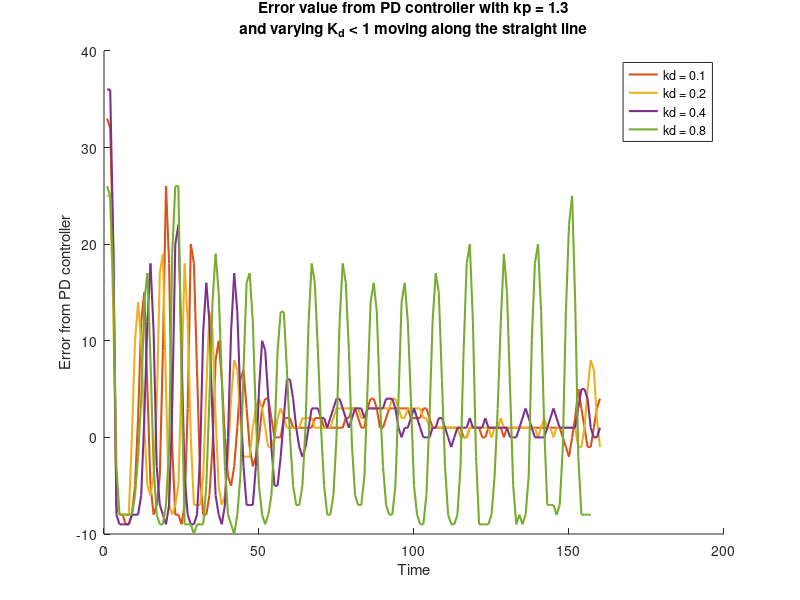
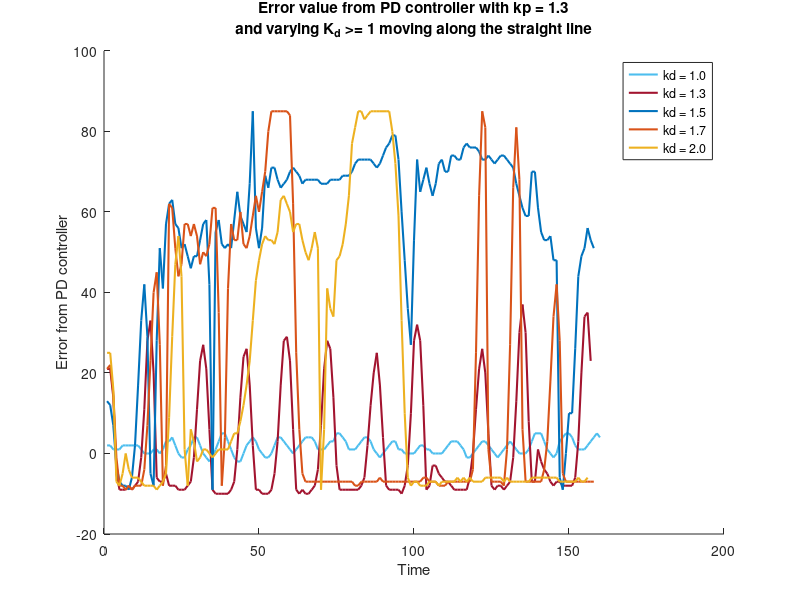

These charts were generated, in order, by the following MATLAB code:
data = {
[14 14 12 5 -1 -6 -7 -7 -5 3 14 12 2 -5 -6 -5 1 17 23 9 -7 -8 -8 -7 4 23 20 3 -7 -8 -7 -3 10 22 13 -1 -7 -9 -7 -1 10 14 7 0 -5 -6 -4 0 6 6 3 0 -2 -2 1 3 4 3 1 0 0 1 2 2 2 2 1 1 1 1 2 1 1 1 1 1 1 2 2 1 1 1 1 1 1 1 2 3 3 3 2 2 1 2 2 3 3 3 3 3 3 3 3 3 3 3 3 3 2 3 3 2 1 1 2 3 2 1 0 0 1 1 2 1 1 0 0 0 1 2 2 1 1 0 1 1 2 2 1 1 0 1 1 2 1 0 1 1 2 1 1 0 -2 -1 3 5 5 1 -2 -2 ]
[33 32 19 -7 -8 -8 -9 -9 -8 -5 2 12 15 5 -5 -8 -7 -4 9 26 18 -1 -8 -8 -9 -7 3 20 18 7 -4 -8 -8 -6 -1 8 10 6 0 -4 -5 -3 1 6 7 3 -1 -3 -2 0 3 4 4 2 0 0 0 2 2 2 1 1 1 1 1 1 1 2 2 2 1 1 1 1 1 1 1 2 2 3 3 2 1 1 3 4 4 3 1 1 2 3 3 3 3 3 3 3 2 2 2 2 3 3 2 1 1 1 1 1 1 1 1 1 1 0 0 1 1 1 1 0 0 1 1 1 1 1 0 1 1 1 1 1 1 1 1 1 1 1 1 1 1 1 1 1 1 0 -1 -2 0 2 5 3 1 -1 -1 1 3 4 ]
[25 25 13 -6 -8 -8 -8 -8 0 10 14 10 1 -5 -6 -4 3 17 19 5 -7 -8 -7 -5 6 18 12 0 -7 -7 -7 -4 5 13 11 2 -5 -7 -6 -2 4 8 7 2 -2 -2 -2 1 3 4 3 1 -1 -1 0 2 3 2 1 1 1 1 1 2 2 2 2 1 1 1 1 1 1 2 3 3 3 3 3 3 3 3 2 2 3 3 3 3 3 3 3 3 4 4 3 2 2 3 3 3 3 3 2 2 1 1 1 1 1 1 1 1 1 1 0 0 0 1 1 1 1 1 1 1 0 1 1 2 1 1 1 1 1 1 1 1 1 1 1 0 1 2 1 1 0 1 1 1 1 1 1 1 -1 -1 1 5 8 7 2 -1 ]
[36 36 20 -8 -9 -9 -9 -9 -8 -8 -8 -6 2 12 18 11 -3 -7 -8 -9 -7 3 20 22 9 -4 -8 -9 -9 -8 -2 11 16 12 2 -6 -8 -9 -7 0 11 17 13 4 -3 -7 -7 -7 -3 5 10 9 4 -1 -5 -5 -2 2 6 6 4 1 -1 -2 -1 1 3 3 3 2 2 1 2 3 4 4 3 2 1 2 3 3 3 2 3 3 3 3 3 3 4 4 4 3 1 0 1 1 2 3 2 1 0 0 0 1 1 2 2 1 0 -1 0 1 1 1 1 2 1 1 1 1 2 1 1 1 1 1 1 1 0 0 0 1 2 3 2 1 0 0 0 0 1 2 3 2 1 1 1 1 1 1 3 5 5 4 1 0 0 1 ]
[26 25 16 -3 -8 -8 -8 -8 -8 -6 -2 4 14 17 8 -3 -8 -9 -9 -7 -1 19 26 26 6 -9 -9 -9 -10 -9 -9 -9 -5 4 14 19 15 6 -3 -8 -9 -10 -8 -4 7 16 17 12 2 -5 -8 -9 -8 -6 0 9 13 13 7 0 -5 -7 -7 -5 1 12 18 16 9 1 -5 -8 -8 -6 0 12 18 16 9 -1 -6 -7 -7 -4 5 14 16 13 4 -3 -7 -8 -8 -5 4 14 16 12 4 -5 -8 -9 -9 -6 2 12 17 15 6 -3 -8 -9 -9 -8 -3 9 18 20 12 -2 -9 -9 -9 -9 -8 -4 3 12 19 15 5 -5 -9 -8 -9 -8 -4 10 18 20 13 1 -7 -7 -7 -8 -7 -1 13 22 25 14 -2 -8 -8 -8 -8 ]
[2 2 1 1 1 2 2 2 2 2 2 1 0 0 0 1 1 0 1 3 3 4 2 0 -1 -1 1 2 4 4 2 0 -1 -2 -1 1 3 5 5 3 1 -1 -2 -2 0 2 3 4 3 1 0 -1 -1 0 2 4 4 3 2 1 0 1 2 3 4 4 4 3 1 1 1 2 3 3 5 5 4 3 1 1 1 2 3 4 4 3 1 0 -1 0 1 2 3 3 1 1 0 0 0 0 1 2 2 1 1 0 0 0 0 1 2 3 3 3 2 1 -1 -1 0 1 2 3 3 2 1 0 -1 0 1 2 3 2 1 0 0 0 1 3 5 5 5 3 1 0 -1 0 3 4 5 5 4 2 1 1 1 2 3 4 5 4 ]
[21 21 14 -5 -9 -9 -9 -8 -9 -8 -7 -1 11 28 33 20 -6 -7 -7 -5 -8 -8 -8 -9 -9 -9 -8 -7 -1 11 23 27 21 6 -9 -10 -10 -10 -10 -10 -9 -7 1 14 24 26 17 2 -9 -9 -10 -10 -10 -9 -5 3 17 28 29 23 6 -9 -10 -9 -10 -10 -9 -8 -4 7 21 28 26 14 -3 -9 -9 -9 -9 -9 -9 -9 -8 -6 2 12 20 25 17 4 -8 -9 -9 -9 -9 -10 -8 -3 10 28 32 28 12 -9 -8 -3 -3 -5 -6 -7 -7 -8 -9 -9 -9 -9 -9 -6 0 11 21 26 20 5 -8 -9 -8 -8 -9 -8 -7 -1 13 30 37 30 8 -7 -7 1 -2 -4 -5 -7 -8 -7 -7 -8 -8 -8 -8 -6 3 20 34 35 23 ]
[13 12 7 -3 -7 -8 -8 -9 -6 2 17 33 42 29 -5 -8 28 51 41 57 62 63 57 56 51 52 49 46 49 49 53 57 58 42 -9 55 58 52 51 52 51 58 65 59 57 55 67 85 56 51 56 69 66 71 71 68 66 67 68 70 71 70 69 67 68 68 68 68 68 67 67 67 68 68 68 68 69 69 69 70 72 73 73 73 73 73 72 71 72 74 76 77 79 79 73 60 48 36 27 53 73 65 68 71 67 64 67 72 73 70 70 74 74 73 73 76 77 76 76 76 75 73 73 74 73 72 73 74 74 73 72 71 67 64 61 59 59 70 70 61 55 53 53 54 48 48 -6 -9 0 10 10 26 44 49 51 56 53 51 ]
[21 22 15 -1 -8 -8 -9 -8 -9 -8 -8 -8 -4 7 23 40 45 27 -8 -3 62 61 51 44 47 57 57 54 57 54 47 50 49 52 61 61 35 -8 4 41 57 53 53 60 52 51 54 59 64 60 65 70 80 85 85 85 85 85 85 84 62 25 6 -5 -7 -7 -7 -7 -7 -7 -7 -7 -7 -7 -7 -7 -7 -7 -7 -7 -8 -8 -7 -7 -7 -7 -7 -7 -6 -7 -7 -7 -7 -7 -7 -7 -7 -7 -7 -7 -7 -7 -6 -6 -7 -7 -7 -8 -8 -8 -7 -7 -7 -7 -7 -7 -7 -7 -4 25 64 85 81 1 -7 -7 -7 -7 -8 1 27 66 81 68 6 -7 -7 -7 -7 -7 -7 -4 3 18 34 42 28 -5 -7 -7 -7 -7 -7 -7 -7 -7 -7 -7 ]
[25 25 16 -7 -8 -5 0 -4 -6 -6 -6 -7 -8 -8 -8 -8 -9 -8 -7 -5 9 29 47 54 44 1 -8 6 3 -2 -1 1 1 0 -1 0 1 1 1 1 3 5 5 8 12 17 23 33 43 48 52 54 53 53 52 55 63 64 62 60 55 57 57 53 50 48 51 55 51 -9 6 41 36 34 48 49 52 57 64 77 81 85 85 83 84 85 85 85 85 85 85 85 80 72 59 33 10 -6 -8 -7 -7 -8 -8 -8 -7 -7 -7 -8 -7 -7 -7 -7 -7 -6 -7 -6 -7 -6 -7 -7 -7 -7 -6 -6 -6 -6 -6 -6 -7 -6 -7 -7 -7 -7 -7 -7 -7 -6 -6 -6 -6 -6 -6 -6 -6 -6 -7 -7 -7 -7 -7 -7 -6 -7 -7 -6 ]
}



kd_vals=[0, .1, .2, .4, .8, 1, 1.3, 1.5, 1.7, 2];
[~,n] = size(kd_vals);
figure; hold on;
CM = lines(n);

% plot1 = [1]
plot1 = [2:5];
[~,m] = size(plot1);
labels = cell(m,1);

for i=1:m
    idx = plot1(i);
    labels{i} = sprintf('kd = %.1f', kd_vals(idx));
    plot(data{idx},'color', CM(idx,:), 'linewidth', 1.5);
end

% plot([170,170], [-10,70], 'k--') % when the robot starts to turn
% plot([0,300], [0,0], 'k-')

title({'Error value from PD controller with kp = 1.3';'and varying K_d < 1 moving along the straight line'})
xlabel('Time')
ylabel('Error from PD controller')
legend(labels, 'Location', 'northeast')
saveas(figure(1), 'kd_straight131.jpg'); % Saves as a jpg

% =================================================================
%   KP MORE THAN 1
% =================================================================
figure; hold on;

plot1 = [6:10];
[~,m] = size(plot1);
labels = cell(m,1);

for i=1:m
    idx = plot1(i);
    labels{i} = sprintf('kd = %.1f', kd_vals(idx));
    plot(data{idx}, 'color', CM(idx,:), 'linewidth', 1.5);
end

% plot([170,170], [-10,70], 'k--') % when the robot starts to turn
% plot([0,300], [0,0], 'k-')

title({'Error value from PD controller with kp = 1.3';'and varying K_d >= 1 moving along the straight line'})
xlabel('Time')
ylabel('Error from PD controller')
legend(labels, 'Location', 'northeast')
saveas(figure(2), 'kd_straight132.jpg'); % Saves as a jpg
